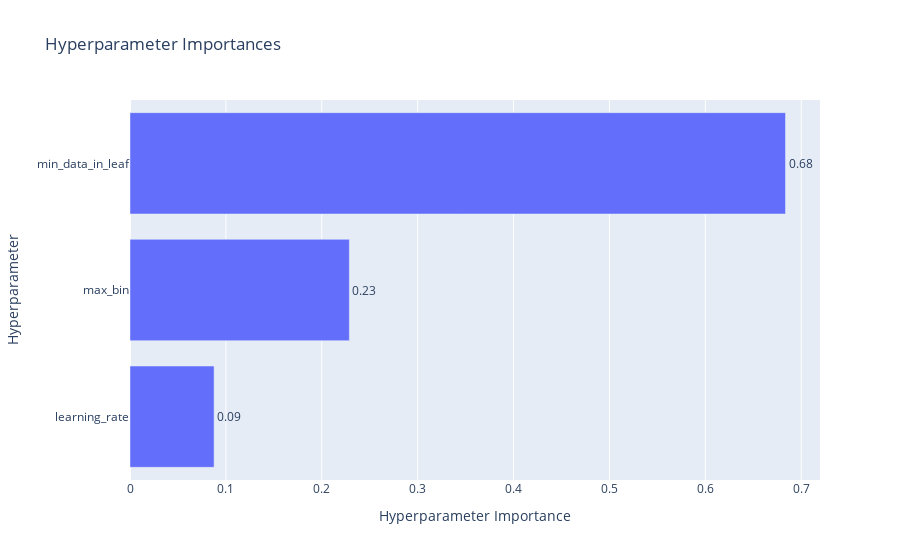

Here is the notebook cell this chart was saved with:
### Code cell
fig = plot_param_importances(study)
fig.show()

### Figure 1 — Plotly figure (JSON) as saved in the notebook; plotly's stock layout.template omitted (floating-point values rounded to 4 significant figures)
{"data": [{"cliponaxis": false, "hovertemplate": ["learning_rate (FloatDistribution): 0.08767808707382033<extra></extra>", "max_bin (IntDistribution): 0.22873248056161974<extra></extra>", "min_data_in_leaf (IntDistribution): 0.68358943236456<extra></extra>"], "name": "Objective Value", "orientation": "h", "text": ["0.09", "0.23", "0.68"], "textposition": "outside", "type": "bar", "x": [0.08768, 0.2287, 0.6836], "y": ["learning_rate", "max_bin", "min_data_in_leaf"]}], "layout": {"title": {"text": "Hyperparameter Importances"}, "xaxis": {"title": {"text": "Hyperparameter Importance"}}, "yaxis": {"title": {"text": "Hyperparameter"}}}}
